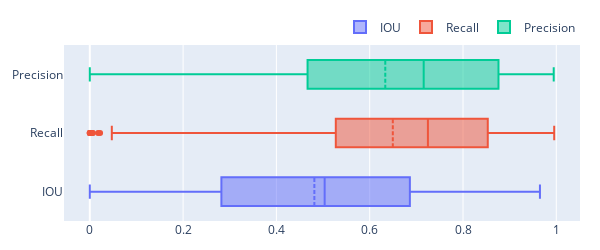

Write notebook code for a chart like this one.
### Code cell
true_path = r'datasets\USA\MITest\Flood\*\*\*.png'
flood_paths = glob(true_path)
flood_paths = sample(flood_paths, 500)

minational = calcualte_metric(flood_paths)
print('test samples:' + str(len(minational)))
print(minational.mean())
plot_box(minational)

### Figure 1 — Plotly figure (JSON) as saved in the notebook; plotly's stock layout.template omitted (floating-point values rounded to 4 significant figures; data arrays with more than 128 entries replaced by an {"elided": "..."} marker saying what was removed)
{"data": [{"boxmean": true, "name": "IOU", "type": "box", "x": {"elided": "259 float values"}}, {"boxmean": true, "name": "Recall", "type": "box", "x": {"elided": "259 float values"}}, {"boxmean": true, "name": "Precision", "type": "box", "x": {"elided": "259 float values"}}], "layout": {"height": 250, "legend": {"orientation": "h", "x": 1, "xanchor": "right", "y": 1.02, "yanchor": "bottom"}, "margin": {"b": 20, "l": 20, "r": 20, "t": 20}, "width": 600}}
